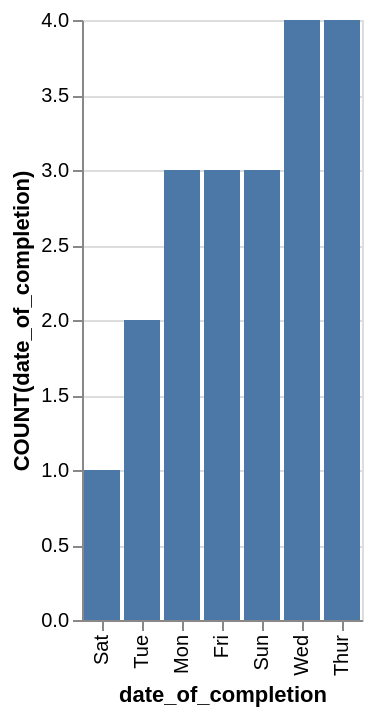

Write a Vega-Lite specification for this figure.
### Vega-Lite specification from a JSON file in a GitHub repository (floating-point values rounded to 4 significant figures)
{"data": {"values": [{"x_data": "Mon", "y_data": 3}, {"x_data": "Tue", "y_data": 2}, {"x_data": "Wed", "y_data": 4}, {"x_data": "Thur", "y_data": 4}, {"x_data": "Fri", "y_data": 3}, {"x_data": "Sat", "y_data": 1}, {"x_data": "Sun", "y_data": 3}]}, "mark": "bar", "encoding": {"x": {"field": "x_data", "type": "nominal", "title": "date_of_completion", "sort": {"op": "sum", "field": "y_data", "order": "ascending"}}, "y": {"field": "y_data", "type": "quantitative", "title": "COUNT(date_of_completion)"}}}
